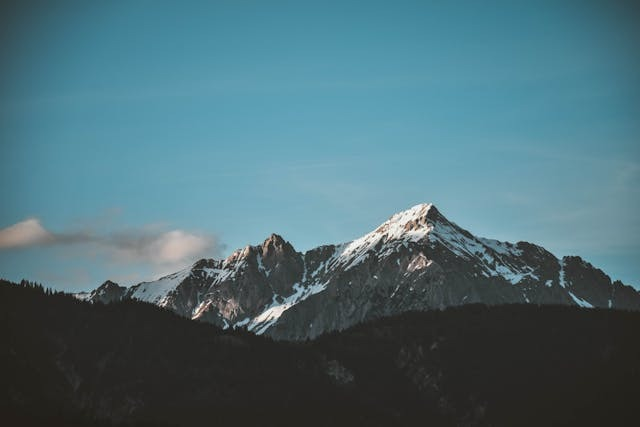
#> input picture images/mountain.jpg, 640 x 427 px
$ jupyter execute practice4.ipynb
#> lines starting #> are read from the running program, lines starting #| are printed output that depends on the picture; after the words box and inside, x2 and y2 are one past the last pixel; in counts of white or black regions, pixels touching at a corner belong together
[cell 1]
import cv2

[cell 2]
mountain = "../images/mountain.jpg"

[cell 3]
img = cv2.imread(mountain)
#> img is the input picture: shape (427, 640, 3); mean B, G, R 118.5, 109.3, 76.3

canny = cv2.Canny(img, 50, 150)
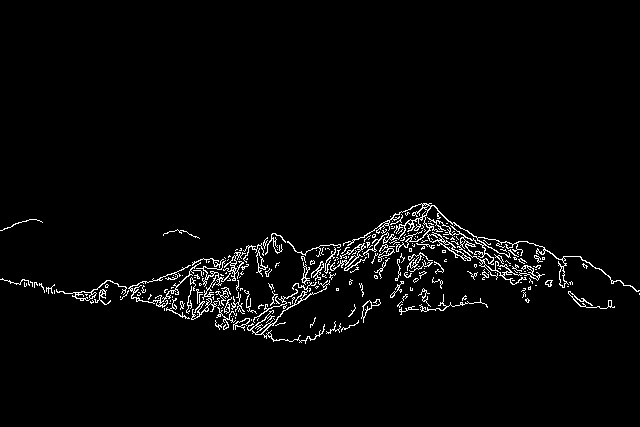
#> canny: shape (427, 640); 2.8% white in thin lines or dots, all inside (x1, y1, x2, y2) = (0, 203, 640, 344)
cv2.imshow("img", img)
cv2.imshow("canny", canny)
cv2.waitKey(0)
cv2.destroyAllWindows()

[cell 4]
img = cv2.imread(mountain)

name = "Canny"
cv2.namedWindow(name)
cv2.createTrackbar("weak", name, 50, 255, lambda x: x)
cv2.createTrackbar("strong", name, 150, 255, lambda x: x)

while True:
    weak = cv2.getTrackbarPos("weak", name)
    strong = cv2.getTrackbarPos("strong", name)

    canny = cv2.Canny(img, weak, strong)
    cv2.imshow("img", img)
    cv2.imshow(name, canny)

    if cv2.waitKey(1) != -1:
#> (key Esc is pressed here)
        break
cv2.destroyAllWindows()

[cell 5]
img = cv2.imread("../images/horse.png")
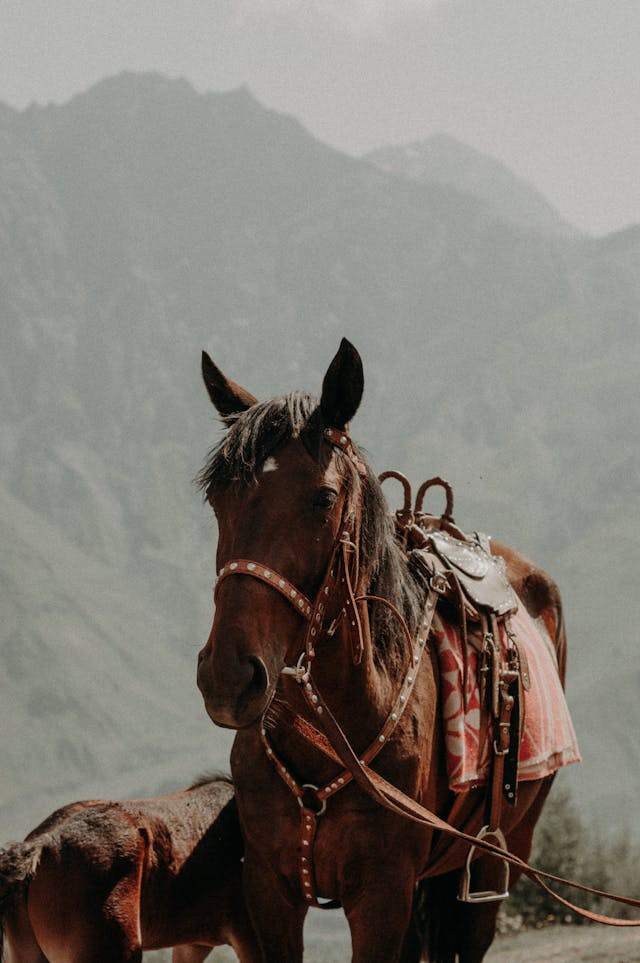
#> input picture images/horse.png, 640 x 963 px
#> img is the input picture: shape (963, 640, 3); mean B, G, R 113.1, 120.2, 125.5
resize_img = cv2.resize(img, None, fx=0.5, fy=0.5)

blurred = cv2.GaussianBlur(resize_img, (3, 3), 3)
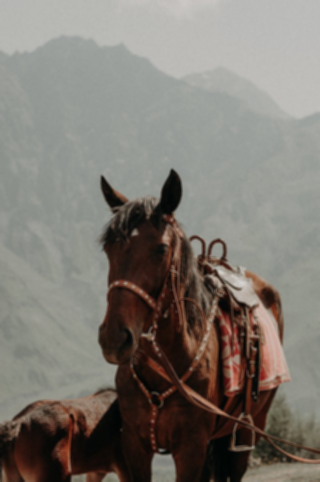
#> blurred: shape (482, 320, 3); mean B, G, R 113.2, 120.3, 125.6
canny_img = cv2.Canny(resize_img, 50, 150)
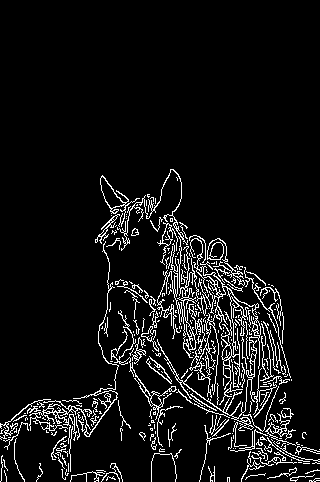
#> canny_img: shape (482, 320); 7.4% white in thin lines or dots, all inside (x1, y1, x2, y2) = (0, 169, 320, 482)
blurred_img = cv2.Canny(blurred, 50, 150)
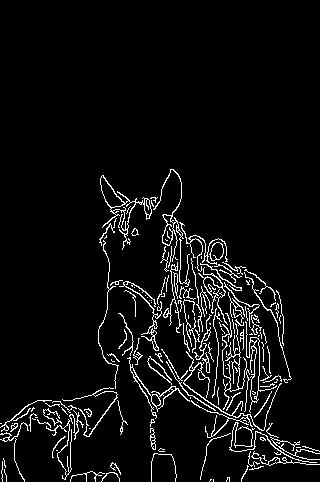
#> blurred_img: shape (482, 320); 5.5% white in thin lines or dots, all inside (x1, y1, x2, y2) = (0, 169, 320, 482)

cv2.imshow("canny_img", canny_img)
cv2.imshow("blurred_img", blurred_img)

cv2.waitKey(0)
cv2.destroyAllWindows()

[cell 6]
cap = cv2.VideoCapture(0)

fps = cap.get(cv2.CAP_PROP_FPS)

if not cap.isOpened():
    exit()

while True:
    ret, frame = cap.read()
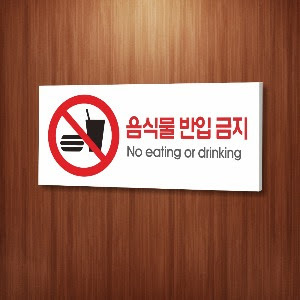
#> input picture images/alert.jpg, 300 x 300 px, given in place of the camera
#> frame is the input picture: shape (300, 300, 3); mean B, G, R 87.4, 106.4, 155.6
    frame_flip = cv2.flip(frame, 1)
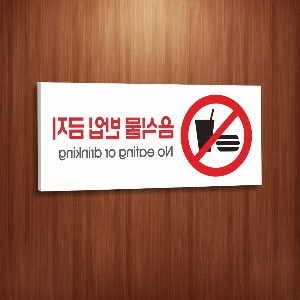
#> frame_flip: shape (300, 300, 3); mean B, G, R 87.4, 106.4, 155.6


    canny = cv2.Canny(frame_flip, 50, 150)
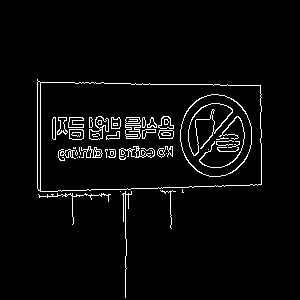
#> canny: shape (300, 300); 3.7% white in thin lines or dots, all inside (x1, y1, x2, y2) = (37, 79, 262, 298)
    if not ret:
        break

    cv2.imshow(name, canny)

    if cv2.waitKey(int(1000/fps)) != -1:
#> (key Esc is pressed here)
        break

cap.release()
cv2.destroyAllWindows()

[cell 7]
cap = cv2.VideoCapture(0)

fps = cap.get(cv2.CAP_PROP_FPS)
name = "Video Canny"
cv2.namedWindow(name)
cv2.createTrackbar("weak", name, 50, 255, lambda x: x)
cv2.createTrackbar("strong", name, 150, 255, lambda x: x)

if not cap.isOpened():
    exit()

while True:
    ret, frame = cap.read()
    frame_flip = cv2.flip(frame, 1)

    weak = cv2.getTrackbarPos("weak", name)
    strong = cv2.getTrackbarPos("strong", name)

    canny = cv2.Canny(frame_flip, weak, strong)
    if not ret:
        break

    cv2.imshow(name, canny)

    if cv2.waitKey(int(1000/fps)) != -1:
#> (key Esc is pressed here)
